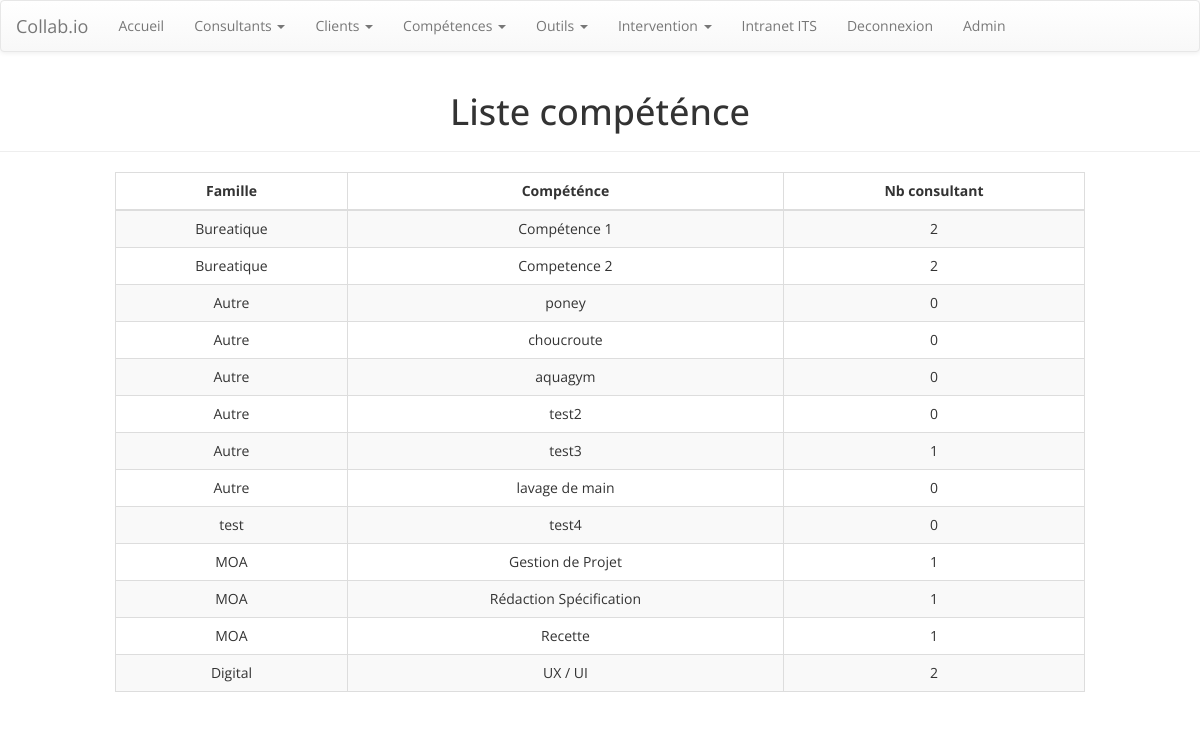
The page /competence/ (signed in) on the database as committed earlier.
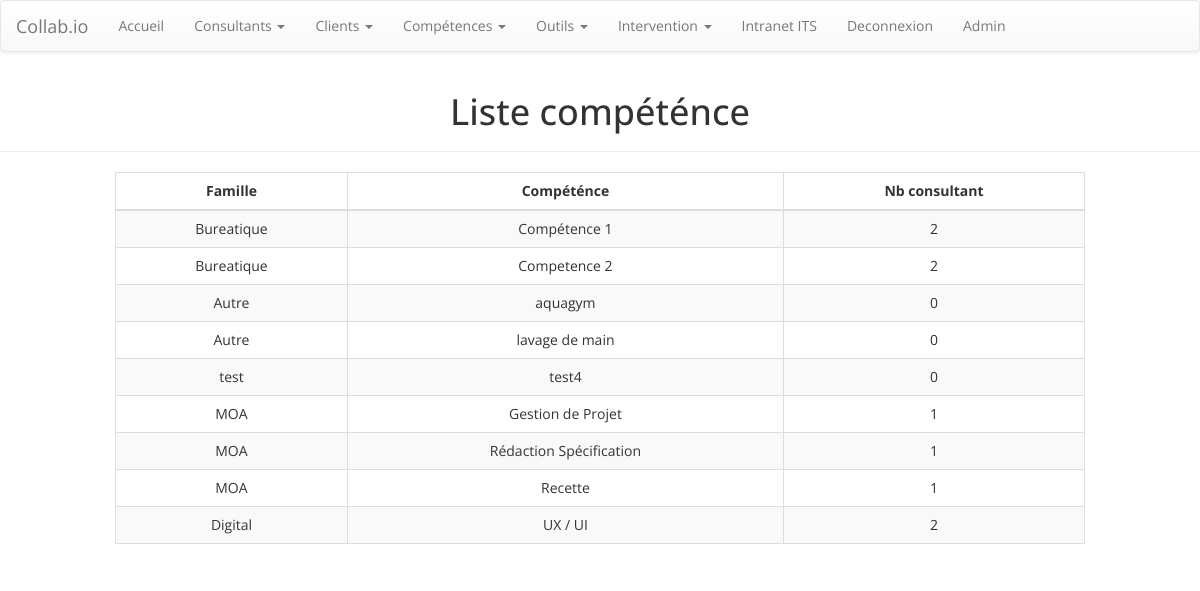
The same page on the database as committed later.
### collab/models.py (models this page shows, shortened)
class competences(models.Model):
    nomCompetence = models.CharField(max_length=250)
    famille = models.ForeignKey(familleCompetences, on_delete=models.CASCADE)

class familleCompetences(models.Model):
    nomFamilleCompetence = models.CharField(max_length=250)
    def __str__(self):
        return self.nomFamilleCompetence

### collab/views.py (the view)
# urls.py: path('competence/', views.liste_competence, name='liste_competence'),
def liste_competence(request):
    template = loader.get_template('collab/liste_competence2.html')
    compe_list= competences.objects.all().order_by('famille')
    context={'compes':compe_list}
    return HttpResponse(template.render(context, request))

### collab/templatetags/collab_extras.py (called while the page is built)
@register.filter(name='nb_consultant_compe')
def nb_consultant_compe(id_compe):
    nb = collaborateurs.objects.filter(listeCompetencesCles=id_compe).count()
    return nb

### collab/templates/collab/liste_competence2.html
{% extends 'collab/base.html' %}
{% block content %}
{% load collab_extras %}
    <div class="page-header">
        <h1 class="text-center">Liste compéténce</h1></div>
    <div class="container" id="container">
        <div class="row">
            <div class="col-lg-10 col-lg-offset-1 col-md-10 col-md-offset-1 col-sm-10 col-sm-offset-1 col-xs-12">
                <div class="table-responsive" id="liste-consultant">
                    <table class="table table-striped table-bordered table-hover" data-toggle="table" data-pagination="true" data-search="true">
                        <thead>
                            <tr class="text-center">
                                <th class="text-center" data-sortable="true">Famille </th>
                                <th class="text-center" data-sortable="true">Compéténce </th>
                                <th class="text-center" data-sortable="true">Nb consultant</th>
                            </tr>
                        </thead>
                        <tbody>
                            {% for compe in compes %}
                            {% with truc=compe.pk %}
                            <tr>
                                <td>{{compe.famille}} </td>
                                <td>{{compe.nomCompetence}} </td>
                                <td>{{truc|nb_consultant_compe}} </td>
                            </tr>
                            {% endwith %}
                            {% endfor %}
                        </tbody>
                    </table>
                </div>
            </div>
        </div>
    </div>
{% endblock %}

Rows that differ between the two databases and show on the page:
removed competences: famille "Autre", nomCompetence "poney", pk|nb_consultant_compe "0"
removed competences: famille "Autre", nomCompetence "choucroute", pk|nb_consultant_compe "0"
removed competences: famille "Autre", nomCompetence "test2", pk|nb_consultant_compe "0"
removed competences: famille "Autre", nomCompetence "test3", pk|nb_consultant_compe "1"
